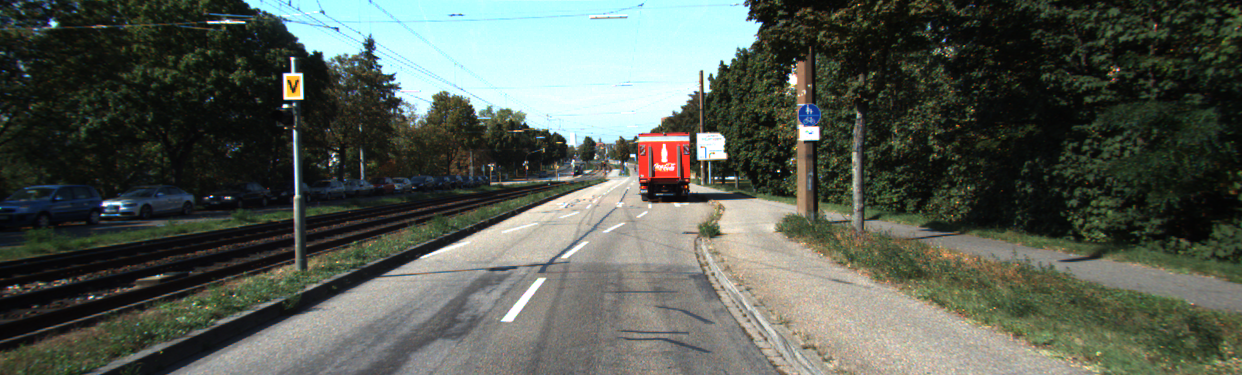
//> input picture skel/images/left.png, 1242 x 375 px
$ ./simple -l ../images/left.png -r ../images/right.png   (built with g++ and OpenCV 4)
//> lines starting //> are read from the running program, lines starting //| are printed output that depends on the picture
/**
 * Francesco Vetere
 * Matricola 313336
 * Esempio di esecuzione: ./skel -l ../images/left.png -r ../images/right.png
 */
//OpenCV
#include <opencv2/core/core.hpp>
#include <opencv2/highgui/highgui.hpp>
#include <opencv2/imgproc/imgproc.hpp>
#include <opencv2/features2d/features2d.hpp>
#include <opencv2/calib3d.hpp>

//std:
#include <fstream>
#include <iostream>
#include <string>
#include <vector>
#include <unistd.h>
#include <stdint.h>

#define MAX_DISPARITY (128)

/****************************/
/*** FUNZIONI DI UTILITA' ***/
/****************************/

/**
 * Date due coordinate r e c non discrete, calcolo un valore corrispondente ad esse
 * interpolando il valore reale dei 4 vicini discreti, moltiplicati con opportuni pesi
 */
template <class T>
T bilinear(const cv::Mat& image, float r, float c) {

	// calcolo s e t, ossia le parti decimali di r e c
	int r_int = floor(r);
	int c_int = floor(c);
	float s = r - floor(r);
	float t = c - floor(c);

	// DEBUG
	// std::cout << "r: " << r << " c: " << c << std::endl;
	// std::cout << "floor(r): " << floor(r) << " floor(c): " << floor(c) << std::endl;
	// std::cout << "s: " << s << " t: " << t << std::endl;

	// calcolo il valore dei 4 vicini discreti
	T f00 = image.at<T>(r_int, c_int);
	T f10 = image.at<T>(r_int + 1, c_int);
	T f01 = image.at<T>(r_int, c_int + 1);
	T f11 = image.at<T>(r_int + 1, c_int + 1);

	// calcolo i contributi dei 4 vicini, moltiplicandoli per i pesi adeguati
	float contribute_00 = f00*(1 - s)*(1 - t);
	float contribute_10 = f10*s*(1 - t);
	float contribute_01 = f01*(1 - s)*t;
	float contribute_11 = f11*s*t;

	float final_value = contribute_00 + contribute_10 + contribute_01 + contribute_11;

	//DEBUG
	// std::cout << "final_value: " << final_value << std::endl;

	return final_value;
}

/**
 * Date le immagini stereo L e R, la window e la massima disparità, calcola l'immagine disparità
 */
void SAD_Disparity(const cv::Mat& L, const cv::Mat& R, unsigned short w_size, int max_range, cv::Mat& out) {
	out = cv::Mat::zeros(L.rows, L.cols, CV_8UC1);

	int current_SAD; // SAD corrente calcolata
	int best_SAD;    // la migliore SAD calcolata fin' ora per (row_L, col_L)
	int best_offset; // la migliore disparità calcolata fin' ora per (row_L, col_L)

	for(int row_L = 0; row_L < L.rows - w_size; ++row_L) { 		// tengo conto della window
		for(int col_L = 0; col_L < L.cols - w_size; ++col_L) {  // tengo conto della window e dell'offset massimo
			best_SAD = std::numeric_limits<int>::max();
			best_offset = 0;

			for(int offset = 0; offset < max_range; ++offset) {
				if(col_L - offset - w_size >= 0) { // verifico di non uscire dall'immagine destra
					current_SAD = 0;

					for(int row_window = 0; row_window < w_size; ++row_window) {
						for(int col_window = 0; col_window < w_size; ++col_window) {
								current_SAD += std::abs(
									(int)L.at<uint8_t>(row_L + row_window, col_L + col_window) -
									// faccio la ricerca sulla stessa riga!
									(int)R.at<uint8_t>(row_L + row_window, col_L - offset + col_window)
								);
						}
					}

					if(current_SAD < best_SAD) {
						best_SAD = current_SAD; // aggiorno l'attuale valore migliore di disparità
						best_offset = offset;
					}
				}
			}

			// Terminati i confronti a tutti gli offset possibili, ho in best_offset il valore da assegnare a out(row_L, col_L)
			out.at<uint8_t>(row_L, col_L) = best_offset;
		}
	}
}

struct ArgumentList {
  std::string left_image;
  std::string right_image;
  unsigned short max_d;
  unsigned short w;
};

bool ParseInputs(ArgumentList& args, int argc, char **argv) {
//> called with argc = 5
  int c;
  args.max_d=MAX_DISPARITY;
  args.w=7;

  while ((c = getopt (argc, argv, "hl:r:d:w:")) != -1)
    switch (c)
    {
      case 'l':
	args.left_image = optarg;
	break;
      case 'r':
	args.right_image = optarg;
	break;
      case 'w':
	args.w = atoi(optarg);
	if(!(args.w%2) || !args.w)
	{
	  std::cerr << "Disparity window size must be an odd number>0" << std::endl;
	  exit(EXIT_FAILURE);
	}
	break;
      case 'd':
	args.max_d = atoi(optarg);
	break;
      case 'h':
      default:
	std::cout<<"usage: " << argv[0] << " -i <image_name>"<<std::endl;
	std::cout<<"exit:  type q"<<std::endl<<std::endl;
	std::cout<<"Allowed options:"<<std::endl<<
	  "   -h                       produce help message"<<std::endl<<
	  "   -r arg                   right image name"<<std::endl<<
	  "   -l arg                   left image name"<<std::endl<<
	  "   -w arg                   disparity window size [default = 7]"<<std::endl<<
	  "   -d arg                   max disparity [default = " << MAX_DISPARITY << "]"<<std::endl<<std::endl<<std::endl;
	return false;
    }
  return true;
}


/******************************/
/*** FUNZIONI DELLA TRACCIA ***/
/******************************/
void mysample(const cv::Mat& in, const float factor, cv::Mat& out) {
    out.create(in.rows/factor, in.cols/factor, in.type());

    for(int r = 0; r < out.rows; ++r) {
			for(int c = 0; c < out.cols; ++c) {
          // Ho due coordinate float: faccio un'interpolazione bilineare
          int val = bilinear<uint8_t>(in, r*factor, c*factor);
          out.at<uint8_t>(r, c) = val;
			}
		}
}

void mycrop(const cv::Mat& in, const cv::Rect ROI, cv::Mat& out) {

  	unsigned int top_left_row = ROI.x;
		unsigned int top_left_col = ROI.y;
		unsigned int width = ROI.width;
		unsigned int height = ROI.height;

		out.create(height - top_left_row, width - top_left_col, in.type());
		// std::cout << out.rows << " " << out.cols << std::endl;

		/* Accesso riga/colonna con data */
		for(int v = 0; v < out.rows; ++v) {
			for(int u = 0;u < out.cols; ++u) {
					out.data[(v*out.cols + u)]
					= in.data[(((top_left_row + v)*in.cols) + top_left_col + u)];
			}
		}
}

/****************************/
/********** MAIN ************/
/****************************/
int main(int argc, char **argv) {
  //////////////////////
  //parse argument list:
  //////////////////////
  ArgumentList args;
  if(!ParseInputs(args, argc, argv)) {
    return 1;
  }

  if(args.right_image.empty())
  {
    std::cerr << "Missing right filename,  please use -r option" << std::endl;
    return 1;
  }
  if(args.left_image.empty())
  {
    std::cerr << "Missing left filename,  please use -l option" << std::endl;
    return 1;
  }

  //opening file
  std::cout<<"Opening left image" << args.left_image <<std::endl;
  cv::Mat left = cv::imread(args.left_image.c_str(), CV_8UC1);
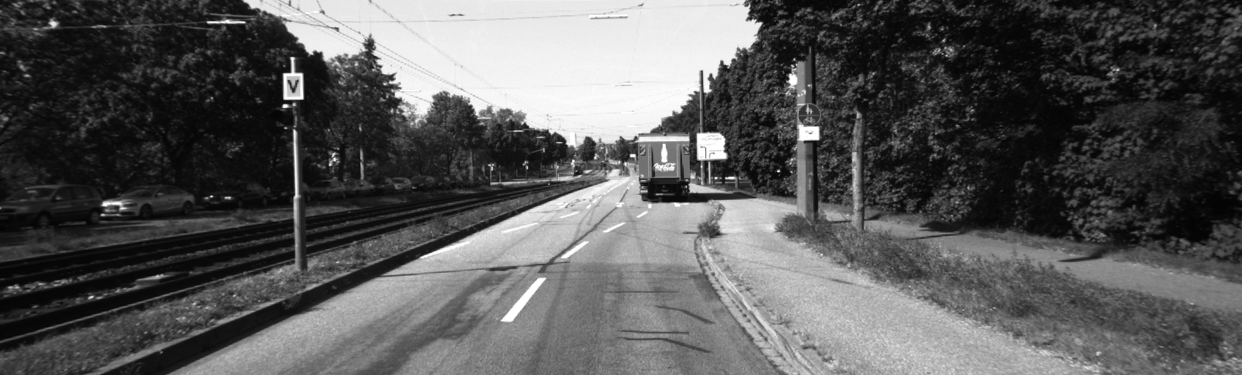
//> left: 375 rows x 1242 cols, CV_8UC1; min 3, max 255, mean 88.5
  if(left.empty())
  {
    std::cerr << "Unable to open " << args.left_image << std::endl;
    return 1;
  }

  //opening file
  std::cout<<"Opening right image" << args.right_image <<std::endl;
  cv::Mat right = cv::imread(args.right_image.c_str(), CV_8UC1);
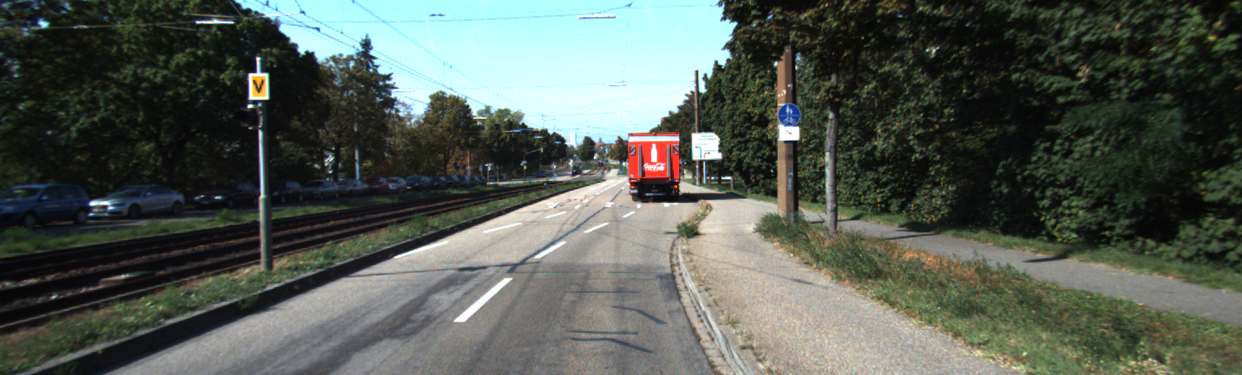
//> input picture skel/images/right.png, 1242 x 375 px
//> right: 375 rows x 1242 cols, CV_8UC1; min 4, max 255, mean 88.4
  if(right.empty())
  {
    std::cerr << "Unable to open " << args.right_image << std::endl;
    return 1;
  }

  if(right.size() != left.size())
  {
    std::cerr << "The left and right images have different sizes" << std::endl;
    return 1;
  }

  /**********/
  /** ES 1 **/
  /**********/

  float factor = std::sqrt(2);

  // down_1 = primo downsample (fattore sqrt(2))
  // down_2 = secondo downsample (fattore 2)
  cv::Mat left_down1, right_down1;
  cv::Mat left_down2, right_down2;

  mysample(left, factor, left_down1);
  mysample(right, factor, right_down1);
  mysample(left, factor*factor, left_down2);
  mysample(right, factor*factor, right_down2);

  // DEBUG
  std::cout << "left: " << left.size() << std::endl;
//| left: [1242 x 375]
  std::cout << "left_down1: " << left_down1.size() << std::endl;
//| left_down1: [878 x 265]
  std::cout << "left_down2: " << left_down2.size() << std::endl;
//| left_down2: [621 x 187]
  std::cout << "right: " << right.size() << std::endl;
//| right: [1242 x 375]
  std::cout << "right_down1: " << right_down1.size() << std::endl;
//| right_down1: [878 x 265]
  std::cout << "right_down2: " << right_down2.size() << std::endl;
//| right_down2: [621 x 187]

  cv::namedWindow("right", cv::WINDOW_AUTOSIZE);
  cv::imshow("right", right);

  cv::namedWindow("left", cv::WINDOW_AUTOSIZE);
  cv::imshow("left", left);

  cv::namedWindow("left_down1", cv::WINDOW_AUTOSIZE);
  cv::imshow("left_down1", left_down1);

  cv::namedWindow("right_down1", cv::WINDOW_AUTOSIZE);
  cv::imshow("right_down1", right_down1);

  cv::namedWindow("left_down2", cv::WINDOW_AUTOSIZE);
  cv::imshow("left_down2", left_down2);

  cv::namedWindow("right_down2", cv::WINDOW_AUTOSIZE);
  cv::imshow("right_down2", right_down2);

  cv::waitKey(0);

  cv::destroyWindow("left");
  cv::destroyWindow("right");
  cv::destroyWindow("left_down1");
  cv::destroyWindow("right_down1");
  cv::destroyWindow("left_down2");
  cv::destroyWindow("right_down2");

  /**********/
  /** ES 2 **/
  /**********/
  // Definisco le regioni di crop in modo opportuno
  cv::Rect ROI_L1(left.rows/2 - left_down2.rows/2, left.cols/2 - left_down2.cols/2, left.cols/2 - left_down2.cols/2 + left_down2.cols, left.rows/2 - left_down2.rows/2 + left_down2.rows);
//> ROI_L1 = Rect(94, 311, 932, 281)
  cv::Rect ROI_R1(right.rows/2 - right_down2.rows/2, right.cols/2 - right_down2.cols/2, right.cols/2 - right_down2.cols/2 + right_down2.cols, right.rows/2 - right_down2.rows/2 + right_down2.rows);
//> ROI_R1 = Rect(94, 311, 932, 281)

  cv::Rect ROI_L2(left_down1.rows/2 - left_down2.rows/2, left_down1.cols/2 - left_down2.cols/2, left_down1.cols/2 - left_down2.cols/2 + left_down2.cols, left_down1.rows/2 - left_down2.rows/2 + left_down2.rows);
//> ROI_L2 = Rect(39, 129, 750, 226)
  cv::Rect ROI_R2(right_down1.rows/2 - right_down2.rows/2, right_down1.cols/2 - right_down2.cols/2, right_down1.cols/2 - right_down2.cols/2 + right_down2.cols, right_down1.rows/2 - right_down2.rows/2 + right_down2.rows);
//> ROI_R2 = Rect(39, 129, 750, 226)

  cv::Mat left_cropped, right_cropped;
  cv::Mat left_down1_cropped, right_down1_cropped;

  // Creo le nuove coppie di immagini cropped
  mycrop(left, ROI_L1, left_cropped);
  mycrop(right, ROI_R1, right_cropped);

  mycrop(left_down1, ROI_L2, left_down1_cropped);
  mycrop(right_down1, ROI_R2, right_down1_cropped);
//> call 4 of mycrop, with ROI = Rect(39, 129, 750, 226)
//> after the loop in mycrop (call 4), `for(int v = 0; v < out.rows; ++v)`:
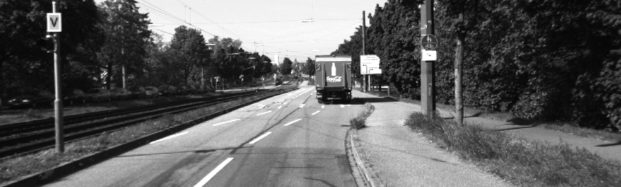
//> out: 187 rows x 621 cols, CV_8UC1; min 6, max 255, mean 94.6

  cv::namedWindow("left_cropped", cv::WINDOW_AUTOSIZE);
  cv::imshow("left_cropped", left_cropped);

  cv::namedWindow("right_cropped", cv::WINDOW_AUTOSIZE);
  cv::imshow("right_cropped", right_cropped);

  cv::namedWindow("left_down1_cropped", cv::WINDOW_AUTOSIZE);
  cv::imshow("left_down1_cropped", left_down1_cropped);

  cv::namedWindow("right_down1_cropped", cv::WINDOW_AUTOSIZE);
  cv::imshow("right_down1_cropped", right_down1_cropped);

  // DEBUG
  std::cout << "\nleft_cropped: " << left_cropped.size() << std::endl;
//| left_cropped: [621 x 187]
  std::cout << "right_cropped: " << right_cropped.size() << std::endl;
//| right_cropped: [621 x 187]
  std::cout << "left_down1_cropped: " << left_down1_cropped.size() << std::endl;
//| left_down1_cropped: [621 x 187]
  std::cout << "right_down1_cropped: " << right_down1_cropped.size() << std::endl;
//| right_down1_cropped: [621 x 187]

  cv::waitKey(0);
  cv::destroyWindow("left_cropped");
  cv::destroyWindow("right_cropped");
  cv::destroyWindow("left_down1_cropped");
  cv::destroyWindow("right_down1_cropped");

  /**********/
  /** ES 3 **/
  /**********/
  cv::Mat SAD_original;
  cv::Mat SAD_down1;
  cv::Mat SAD_down2;

  unsigned short w_size = args.w;
  // Nota: per velocizzare l'esecuzione, pongo comunque la w_size a 2
  w_size = 2;

  int max_range = args.max_d;

  std::cout << "Computing SAD...\n\n" << std::endl;
  SAD_Disparity(left_cropped, right_cropped, w_size, max_range, SAD_original);
//> the loop in SAD_Disparity, `for(int row_L = 0; row_L < L.rows - w_size; ++row_L)` made 185 passes
//> (best_SAD, best_offset, current_SAD) on passes 1 to 3: (10, 15, 88), (15, 54, 86), (15, 16, 84)
//> after the loop in SAD_Disparity, `for(int row_L = 0; row_L < L.rows - w_size; ++row_L)`:
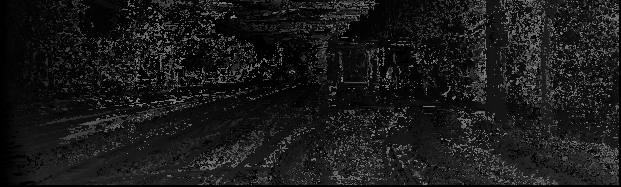
//> out: 187 rows x 621 cols, CV_8UC1; min 0, max 127, mean 25.6
//> after the loop in SAD_Disparity, `for(int row_L = 0; row_L < L.rows - w_size; ++row_L)`: best_SAD = 14; best_offset = 72; current_SAD = 351
  SAD_Disparity(left_down1_cropped, right_down1_cropped, w_size, max_range, SAD_down1);
//> call 2 of SAD_Disparity, with w_size = 2, max_range = 128
//> the loop in SAD_Disparity (call 2), `for(int row_L = 0; row_L < L.rows - w_size; ++row_L)` made 185 passes
//> (best_SAD, best_offset, current_SAD) on passes 1 to 3: (3, 48, 82), (2, 80, 64), (6, 70, 53)
//> after the loop in SAD_Disparity (call 2), `for(int row_L = 0; row_L < L.rows - w_size; ++row_L)`:
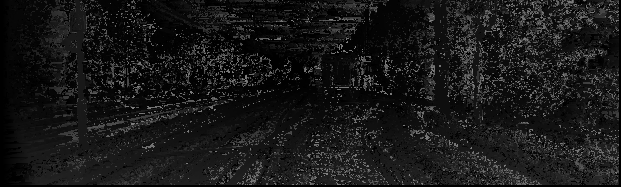
//> out: 187 rows x 621 cols, CV_8UC1; min 0, max 127, mean 23.7
//> after the loop in SAD_Disparity (call 2), `for(int row_L = 0; row_L < L.rows - w_size; ++row_L)`: best_SAD = 9; best_offset = 20; current_SAD = 360
  SAD_Disparity(left_down2, right_down2, w_size, max_range, SAD_down2);
//> call 3 of SAD_Disparity, with w_size = 2, max_range = 128
//> the loop in SAD_Disparity (call 3), `for(int row_L = 0; row_L < L.rows - w_size; ++row_L)` made 185 passes
//> (best_SAD, best_offset, current_SAD) on passes 1 to 3: (15, 23, 53), (20, 15, 30), (10, 21, 49)
//> after the loop in SAD_Disparity (call 3), `for(int row_L = 0; row_L < L.rows - w_size; ++row_L)`:
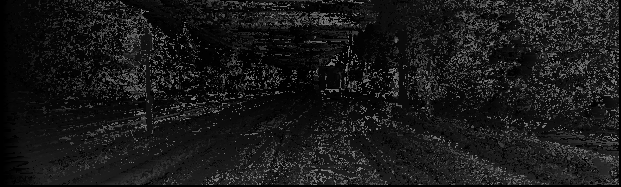
//> out: 187 rows x 621 cols, CV_8UC1; min 0, max 127, mean 24.9
//> after the loop in SAD_Disparity (call 3), `for(int row_L = 0; row_L < L.rows - w_size; ++row_L)`: best_SAD = 44; best_offset = 94; current_SAD = 201

  cv::namedWindow("SAD_original", cv::WINDOW_AUTOSIZE);
  cv::imshow("SAD_original", SAD_original);

  cv::namedWindow("SAD_down1", cv::WINDOW_AUTOSIZE);
  cv::imshow("SAD_down1", SAD_down1);

  cv::namedWindow("SAD_down2", cv::WINDOW_AUTOSIZE);
  cv::imshow("SAD_down2", SAD_down2);

  cv::waitKey(0);
  cv::destroyWindow("SAD_original");
  cv::destroyWindow("SAD_down1");
  cv::destroyWindow("SAD_down2");

  /**********/
  /** ES 4 **/
  /**********/
  std::cout << "Merging disparities...\n\n" << std::endl;

  // Faccio degli upsample sulle immagini su cui ho fatto un downsample
  cv::Mat tmp1;
  mysample(SAD_down1, 1/factor, tmp1);
  SAD_down1 = tmp1.clone();

  cv::Mat tmp2;
  mysample(SAD_down2, 1/(factor*factor), tmp2);
//> after the loop in mysample (call 6), `for(int r = 0; r < out.rows; ++r)`:
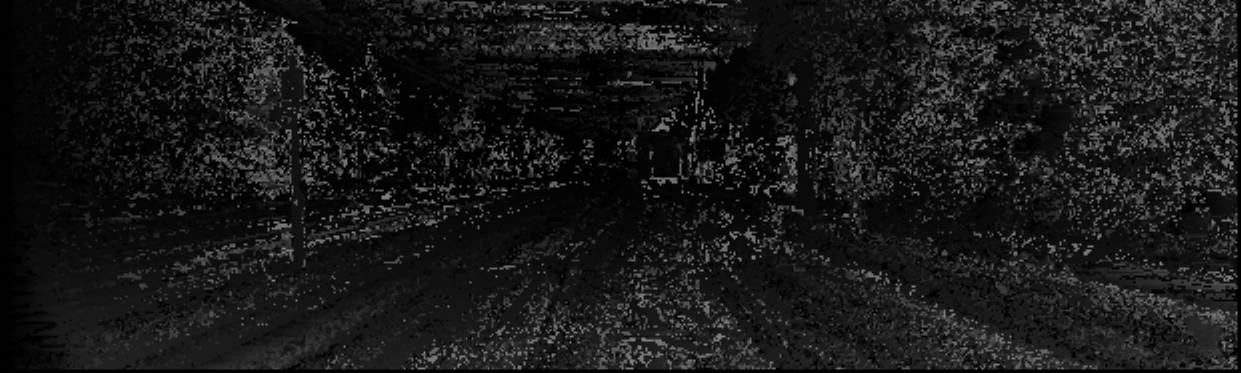
//> out: 373 rows x 1241 cols, CV_8UC1; min 0, max 127, mean 24.5
  SAD_down2 = tmp2.clone();

  // La SAD finale avrà dimensioni pari a quelle dell'input iniziale
  cv::Mat merged_SAD(left.rows, left.cols, left.type());

  // Leggo un intero che codifica la scelta tra la media o la disparità del sottocampionamento maggiore
  int scelta;
  std::cout << "Inserire scelta per il merge:\n1) Media\n2) Sottocampionamento maggiore" << std::endl;
  std::cin >> scelta;
//> the answer given: 3

  // Riempo l'immagine merged_SAD in base alla scelta fatta dall'utente
  for(int r = 0; r < merged_SAD.rows; ++r) {
    for(int c = 0; c < merged_SAD.cols; ++c) {
      int val = 0;

      // MEDIA
      if(scelta == 1) {
        // count mi dice in quante immagini ricade il pixel
        // servirà per effettuare la media aritmetica

        int count = 0;

        // guardo se pixel cade in SAD_original
        if(r > r+ROI_L1.x && r < ROI_L1.height && c > c+ROI_L1.y && c < ROI_L1.width) {
          val += SAD_original.at<uint8_t>(r, c);
          ++count;
        }

        // guardo se pixel cade in SAD_down1
        else if (r > r+ROI_L2.x && r < ROI_L2.height && c > c+ROI_L2.y && c < ROI_L2.width) {
          val += SAD_down1.at<uint8_t>(r, c);
          ++count;
        }

        // altrimenti, cadrà in SAD_down2
        else {
          val += SAD_down2.at<uint8_t>(r, c);
          ++count;
        }

        // std::cout << "val: " << val << std::endl;

        val = val/count;
      }

      // SOTTOCAMPIONAMENTO MAGGIORE
      else if(scelta == 2) {
        // guardo se pixel cade in SAD_original
        if(r > r+ROI_L1.x && r < ROI_L1.height && c > c+ROI_L1.y && c < ROI_L1.width)
          val = SAD_original.at<uint8_t>(r, c);
        // guardo se pixel cade in SAD_down1
        else if (r > r+ROI_L2.x && r < ROI_L2.height && c > c+ROI_L2.y && c < ROI_L2.width)
          val = SAD_down1.at<uint8_t>(r, c);
        // altrimenti, cadrà in SAD_down2
        else val = SAD_down2.at<uint8_t>(r, c);
      }

      // Ora inserisco il valore calcolato in merged_SAD
      merged_SAD.at<uint8_t>(r, c) = val;
    }
  }
//> merged_SAD: 375 rows x 1242 cols, CV_8UC1; every value is 0

  cv::namedWindow("merged_SAD", cv::WINDOW_AUTOSIZE);
  cv::imshow("merged_SAD", merged_SAD);

  cv::waitKey(0);
  cv::destroyWindow("merged_SAD");

  return 0;
}
